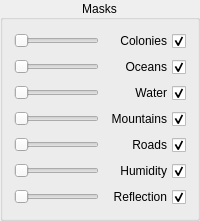
         <widget class="QGroupBox" name="groupBox_2">
          <property name="minimumSize">
           <size>
            <width>180</width>
            <height>210</height>
           </size>
          </property>
          <property name="title">
           <string>Masks</string>
          </property>
          <property name="alignment">
           <set>Qt::AlignmentFlag::AlignCenter</set>
          </property>
          <layout class="QGridLayout" name="gridLayout_8">
           <item row="12" column="0">
            <widget class="QSlider" name="color_opacity_2">
             <property name="orientation">
              <enum>Qt::Orientation::Horizontal</enum>
             </property>
            </widget>
           </item>
           <item row="11" column="1">
            <widget class="QCheckBox" name="enable_humidity_view">
             <property name="toolTip">
              <string>Hotkey: 7</string>
             </property>
             <property name="layoutDirection">
              <enum>Qt::LayoutDirection::RightToLeft</enum>
             </property>
             <property name="text">
              <string>Humidity</string>
             </property>
             <property name="checked">
              <bool>true</bool>
             </property>
            </widget>
           </item>
           <item row="8" column="0">
            <widget class="QSlider" name="mountain_mask_opacity">
             <property name="orientation">
              <enum>Qt::Orientation::Horizontal</enum>
             </property>
            </widget>
           </item>
           <item row="9" column="1">
            <widget class="QCheckBox" name="enable_road_mask_view">
             <property name="toolTip">
              <string>Hotkey: 5</string>
             </property>
             <property name="layoutDirection">
              <enum>Qt::LayoutDirection::RightToLeft</enum>
             </property>
             <property name="text">
              <string>Roads</string>
             </property>
             <property name="checked">
              <bool>true</bool>
             </property>
            </widget>
           </item>
           <item row="12" column="1">
            <widget class="QCheckBox" name="enable_surface_metal_view_2">
             <property name="toolTip">
              <string>Hotkey: 2</string>
             </property>
             <property name="layoutDirection">
              <enum>Qt::LayoutDirection::RightToLeft</enum>
             </property>
             <property name="text">
              <string>Reflection</string>
             </property>
             <property name="checked">
              <bool>true</bool>
             </property>
            </widget>
           </item>
           <item row="8" column="1">
            <widget class="QCheckBox" name="enable_mountain_mask_view">
             <property name="toolTip">
              <string>Hotkey: 4</string>
             </property>
             <property name="layoutDirection">
              <enum>Qt::LayoutDirection::RightToLeft</enum>
             </property>
             <property name="text">
              <string>Mountains</string>
             </property>
             <property name="checked">
              <bool>true</bool>
             </property>
            </widget>
           </item>
           <item row="7" column="0">
            <widget class="QSlider" name="river_mask_opacity">
             <property name="orientation">
              <enum>Qt::Orientation::Horizontal</enum>
             </property>
            </widget>
           </item>
           <item row="9" column="0">
            <widget class="QSlider" name="road_mask_opacity">
             <property name="orientation">
              <enum>Qt::Orientation::Horizontal</enum>
             </property>
            </widget>
           </item>
           <item row="7" column="1">
            <widget class="QCheckBox" name="enable_river_mask_view">
             <property name="toolTip">
              <string>Hotkey: 3</string>
             </property>
             <property name="layoutDirection">
              <enum>Qt::LayoutDirection::RightToLeft</enum>
             </property>
             <property name="text">
              <string>Water</string>
             </property>
             <property name="checked">
              <bool>true</bool>
             </property>
            </widget>
           </item>
           <item row="11" column="0">
            <widget class="QSlider" name="humidity_opacity">
             <property name="orientation">
              <enum>Qt::Orientation::Horizontal</enum>
             </property>
            </widget>
           </item>
           <item row="2" column="0">
            <widget class="QSlider" name="colony_mask_opacity">
             <property name="layoutDirection">
              <enum>Qt::LayoutDirection::LeftToRight</enum>
             </property>
             <property name="orientation">
              <enum>Qt::Orientation::Horizontal</enum>
             </property>
            </widget>
           </item>
           <item row="3" column="0">
            <widget class="QSlider" name="ocean_mask_opacity">
             <property name="layoutDirection">
              <enum>Qt::LayoutDirection::LeftToRight</enum>
             </property>
             <property name="orientation">
              <enum>Qt::Orientation::Horizontal</enum>
             </property>
            </widget>
           </item>
           <item row="2" column="1">
            <widget class="QCheckBox" name="enable_colony_mask_view">
             <property name="toolTip">
              <string>Hotkey: 1</string>
             </property>
             <property name="layoutDirection">
              <enum>Qt::LayoutDirection::RightToLeft</enum>
             </property>
             <property name="text">
              <string>Colonies</string>
             </property>
             <property name="checked">
              <bool>true</bool>
             </property>
            </widget>
           </item>
           <item row="3" column="1">
            <widget class="QCheckBox" name="enable_ocean_mask_view">
             <property name="toolTip">
              <string>Hotkey: 0</string>
             </property>
             <property name="layoutDirection">
              <enum>Qt::LayoutDirection::RightToLeft</enum>
             </property>
             <property name="text">
              <string>Oceans</string>
             </property>
             <property name="checked">
              <bool>true</bool>
             </property>
            </widget>
           </item>
          </layout>
         </widget>
